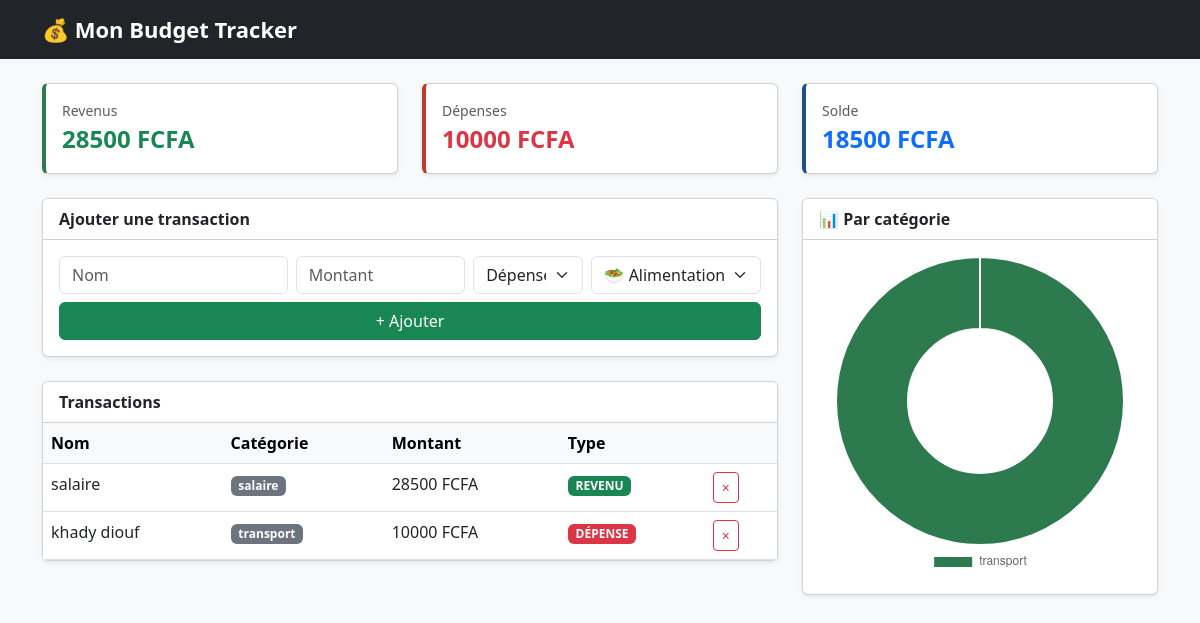
The page / on the database its author committed.
### tables this page shows
CREATE TABLE transactions (
            id INTEGER PRIMARY KEY AUTOINCREMENT,
            nom TEXT NOT NULL,
            montant INTEGER NOT NULL,
            type TEXT NOT NULL,
            categorie TEXT NOT NULL
        );

### app.py (the view)
@app.route("/")
def accueil():
    conn = get_db()
    cursor = conn.cursor()
    cursor.execute("SELECT * FROM transactions")
    transactions = cursor.fetchall()
    cursor.execute("SELECT SUM(montant) FROM transactions WHERE type='revenu'")
    total_revenus = cursor.fetchone()[0] or 0
    cursor.execute("SELECT SUM(montant) FROM transactions WHERE type='dépense'")
    total_depenses = cursor.fetchone()[0] or 0
    solde = total_revenus - total_depenses
    cursor.execute("""
        SELECT categorie, SUM(montant)
        FROM transactions
        WHERE type='dépense'
        GROUP BY categorie
    """)
    categories = cursor.fetchall()
    cat_labels = [c[0] for c in categories]
    cat_valeurs = [c[1] for c in categories]
    conn.close()
    return render_template("index.html",
        transactions=transactions,
        total_revenus=total_revenus,
        total_depenses=total_depenses,
        solde=solde,
        cat_labels=cat_labels,
        cat_valeurs=cat_valeurs
    )

### app.py (called while the page is built)
def get_db():
    conn = sqlite3.connect("budget.db")
    conn.row_factory = sqlite3.Row
    return conn

### templates/index.html (shortened to what this page needs)
<!DOCTYPE html>
<html lang="fr">
<head>
    <link href="https://cdn.jsdelivr.net/npm/bootstrap@5.3.0/dist/css/bootstrap.min.css" rel="stylesheet">
</head>
<body>
    <nav class="navbar navbar-dark bg-dark mb-4">
        <div class="container">
            <span class="navbar-brand">💰 Mon Budget Tracker</span>
        </div>
    </nav>
    <div class="container">
        <div class="row mb-4">
            <div class="col-md-4">
                <div class="card card-revenu shadow-sm">
                    <div class="card-body">
                        <div class="text-muted small">Revenus</div>
                        <div class="fs-4 fw-bold text-success">{{ total_revenus }} FCFA</div>
                    </div>
                </div>
            </div>
            <div class="col-md-4">
                <div class="card card-depense shadow-sm">
                    <div class="card-body">
                        <div class="text-muted small">Dépenses</div>
                        <div class="fs-4 fw-bold text-danger">{{ total_depenses }} FCFA</div>
                    </div>
                </div>
            </div>
            <div class="col-md-4">
                <div class="card card-solde shadow-sm">
                    <div class="card-body">
                        <div class="text-muted small">Solde</div>
                        <div class="fs-4 fw-bold text-primary">{{ solde }} FCFA</div>
                    </div>
                </div>
            </div>
        </div>
        <div class="row">
            <div class="col-md-8">
                <div class="card shadow-sm mb-4">
                    <div class="card-header bg-white fw-bold">Ajouter une transaction</div>
                    <div class="card-body">
                        <form action="/ajouter" method="POST">
                            <div class="row g-2">
                                <div class="col-md-4">
                                    <input type="text" name="nom" class="form-control" placeholder="Nom" required/>
                                </div>
                                <div class="col-md-3">
                                    <input type="number" name="montant" class="form-control" placeholder="Montant" required/>
                                </div>
                                <div class="col-md-2">
                                    <select name="type" class="form-select">
                                        <option value="dépense">Dépense</option>
                                    </select>
                                </div>
                                <div class="col-md-3">
                                    <select name="categorie" class="form-select">
                                        <option value="alimentation">🥗 Alimentation</option>
                                    </select>
                                </div>
                                <div class="col-12">
                                    <button type="submit" class="btn btn-success w-100">+ Ajouter</button>
                                </div>
                            </div>
                        </form>
                    </div>
                </div>
                <div class="card shadow-sm">
                    <div class="card-header bg-white fw-bold">Transactions</div>
                    <div class="card-body p-0">
                        <table class="table table-hover mb-0">
                            <thead class="table-light">
                                <tr>
                                    <th>Nom</th>
                                    <th>Catégorie</th>
                                    <th>Montant</th>
                                    <th>Type</th>
                                    <th></th>
                                </tr>
                            </thead>
                            <tbody>
                                {% for t in transactions %}
                                <tr>
                                    <td>{{ t['nom'] }}</td>
                                    <td><span class="badge bg-secondary">{{ t['categorie'] }}</span></td>
                                    <td>{{ t['montant'] }} FCFA</td>
                                    <td>
                                        {% if t['type'] == 'revenu' %}
                                            <span class="badge bg-success">REVENU</span>
                                        {% else %}
                                            <span class="badge bg-danger">DÉPENSE</span>
                                        {% endif %}
                                    </td>
                                    <td>
                                        <form action="/supprimer/{{ t['id'] }}" method="POST">
                                            <button type="submit" class="btn btn-sm btn-outline-danger">×</button>
                                        </form>
                                    </td>
                                </tr>
                                {% endfor %}
                            </tbody>
                        </table>
                    </div>
                </div>
            </div>
            <div class="col-md-4">
                <div class="card shadow-sm">
                    <div class="card-header bg-white fw-bold">📊 Par catégorie</div>
                    <div class="card-body">
                        <canvas id="monGraphique"></canvas>
                    </div>
                </div>
            </div>
        </div>
    </div>
    <script>
        const labels = {{ cat_labels | tojson }};
        const valeurs = {{ cat_valeurs | tojson }};
        if (valeurs.length > 0) {
            const ctx = document.getElementById('monGraphique').getContext('2d');
            new Chart(ctx, {
                type: 'doughnut',
                data: {
                    labels: labels,
                    datasets: [{
                        data: valeurs,
                        backgroundColor: [
                            '#2d7a4f', '#1e4d8c', '#6b21a8',
                            '#c0392b', '#b8620a', '#555555'
                        ]
                    }]
                },
                options: {
                    plugins: {
                        legend: { position: 'bottom' }
                    }
                }
            });
        }
    </script>
</body>
</html>

### templates/index.html (style rules this page uses)
body { background: #f8f9fa; }
.card-revenu { border-left: 4px solid #2d7a4f; }
.card-depense { border-left: 4px solid #c0392b; }
.card-solde { border-left: 4px solid #1e4d8c; }
.navbar-brand { font-weight: 700; font-size: 22px; }

### rows shown on the page
transactions: nom "salaire", categorie "salaire", montant "28500", type "REVENU"
transactions: nom "khady diouf", categorie "transport", montant "10000", type "DÉPENSE"

### other values the page prints
{{ total_revenus }} "28500"
{{ total_depenses }} "10000"
{{ solde }} "18500"
chart data {{ cat_labels | tojson }} ["transport"]
